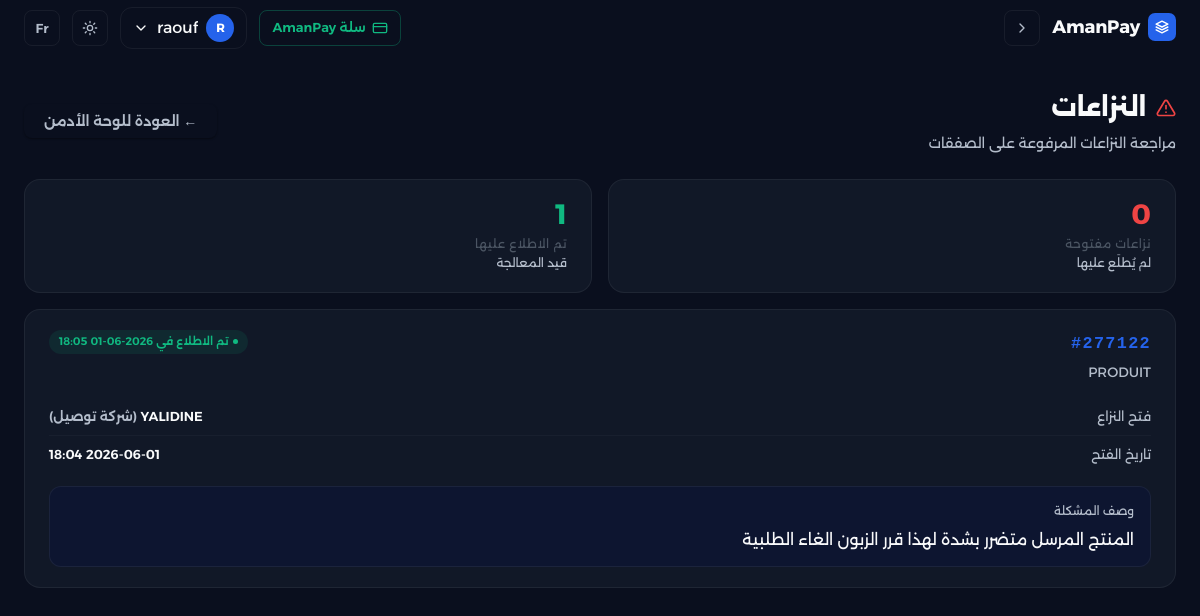
/admin-dashboard/disputes/ (signed in), run on the app's committed database.
### accounts/models.py (models this page shows, shortened)
class User(AbstractUser):
    class Role(models.TextChoices):
        BUYER = 'BUYER', _('مشتري')
        SELLER = 'SELLER', _('بائع')
        DELIVERY = 'DELIVERY', _('شركة توصيل')
    role = models.CharField(
        max_length=10,
        choices=Role.choices,
        verbose_name=_('الدور'),
    )
    phone = models.CharField(
        max_length=20,
        blank=True,
        verbose_name=_('رقم الهاتف'),
    )
    store_name = models.CharField(
        max_length=150,
        blank=True,
        verbose_name=_('اسم المتجر'),
    )
    store_description = models.TextField(
        blank=True,
        verbose_name=_('وصف المتجر'),
    )
    national_id = models.CharField(
        max_length=18,
        blank=True,
        null=True,
        verbose_name=_('رقم التعريف الوطني'),
    )
    commercial_register = models.CharField(
        max_length=20,
        blank=True,
        null=True,
        verbose_name=_('رقم السجل التجاري'),
    )
    company_name = models.CharField(
        max_length=150,
        blank=True,
        verbose_name=_('اسم شركة التوصيل'),
    )
    company_registration = models.CharField(
        max_length=100,
        blank=True,
        verbose_name=_('رقم تسجيل الشركة'),
    )
    is_verified = models.BooleanField(
        default=False,
        verbose_name=_('موثق'),
    )
    class Meta:
        verbose_name = _('مستخدم')
        verbose_name_plural = _('المستخدمون')

### transactions/models.py (models this page shows, shortened)
class Transaction(models.Model):
    class Status(models.TextChoices):
        PENDING = 'PENDING', _('في الانتظار')
        FUNDED = 'FUNDED', _('ممول')
        SHIPPED = 'SHIPPED', _('تم الشحن')
        DELIVERED = 'DELIVERED', _('تم التسليم')
        COMPLETED = 'COMPLETED', _('مكتمل')
        DISPUTED = 'DISPUTED', _('متنازع عليه')
        REFUNDED = 'REFUNDED', _('مسترجع')
        CANCELLED = 'CANCELLED', _('ملغى')
    code = models.CharField(
        max_length=6,
        unique=True,
        default=_generate_transaction_code,
        editable=False,
        verbose_name=_('كود المعاملة'),
    )
    seller = models.ForeignKey(
        settings.AUTH_USER_MODEL,
        on_delete=models.PROTECT,
        related_name='sales',
        verbose_name=_('البائع'),
    )
    buyer = models.ForeignKey(
        settings.AUTH_USER_MODEL,
        on_delete=models.SET_NULL,
        related_name='purchases',
        null=True,
        blank=True,
        verbose_name=_('المشتري'),
    )
    delivery_company = models.ForeignKey(
        settings.AUTH_USER_MODEL,
        on_delete=models.SET_NULL,
        null=True,
        blank=True,
        related_name='deliveries',
        verbose_name=_('شركة التوصيل'),
    )
    product_name = models.CharField(
        max_length=255,
        verbose_name=_('اسم المنتج'),
    )
    description = models.TextField(
        blank=True,
        verbose_name=_('الوصف'),
    )
    amount = models.DecimalField(
        max_digits=12,
        decimal_places=2,
        verbose_name=_('المبلغ'),
    )
    status = models.CharField(
        max_length=10,
        choices=Status.choices,
        default=Status.PENDING,
        verbose_name=_('الحالة'),
    )
    created_at = models.DateTimeField(auto_now_add=True, verbose_name=_('تاريخ الإنشاء'))
    updated_at = models.DateTimeField(auto_now=True, verbose_name=_('تاريخ التحديث'))
    release_date = models.DateTimeField(
        null=True,
        blank=True,
        verbose_name=_('تاريخ الإفراج عن المبلغ'),
    )
    dispute_reason = models.TextField(
        null=True,
        blank=True,
        verbose_name=_('وصف النزاع'),
    )
    dispute_opened_by = models.ForeignKey(
        settings.AUTH_USER_MODEL,
        on_delete=models.SET_NULL,
        null=True,
        blank=True,
        related_name='disputes_opened',
        verbose_name=_('فاتح النزاع'),
    )
    dispute_opened_at = models.DateTimeField(
        null=True,
        blank=True,
        verbose_name=_('تاريخ فتح النزاع'),
    )
    dispute_acknowledged_at = models.DateTimeField(
        null=True,
        blank=True,
        verbose_name=_('تاريخ الاطلاع على النزاع'),
    )
    dispute_acknowledged_by = models.ForeignKey(
        settings.AUTH_USER_MODEL,
        on_delete=models.SET_NULL,
        null=True,
        blank=True,
        related_name='disputes_acknowledged',
        verbose_name=_('من اطّلع على النزاع'),
    )
    class Meta:
        verbose_name = _('معاملة')
        verbose_name_plural = _('المعاملات')
        ordering = ['-created_at']

### accounts/views.py (the view)
# urls.py: path('admin-dashboard/disputes/', views.admin_disputes_view, name='admin_disputes'),
@staff_member_required(login_url='accounts:login')
def admin_disputes_view(request):
    from transactions.models import Transaction
    disputes = Transaction.objects.filter(
        status=Transaction.Status.DISPUTED
    ).select_related(
        'seller', 'buyer', 'delivery_company', 'dispute_opened_by'
    ).order_by('-dispute_opened_at')
    open_count = disputes.filter(dispute_acknowledged_at__isnull=True).count()
    acknowledged_count = disputes.filter(dispute_acknowledged_at__isnull=False).count()
    return render(request, 'accounts/admin_disputes.html', {
        'disputes':           disputes,
        'open_count':         open_count,
        'acknowledged_count': acknowledged_count,
    })

### templates/accounts/admin_disputes.html (shortened to what this page needs)
{% extends "base.html" %}
{% load i18n %}
{% block content %}
<div style="margin-bottom:24px; display:flex; align-items:center; justify-content:space-between; flex-wrap:wrap; gap:12px;">
  <div>
    <h1 style="font-size:1.55rem; font-weight:900; display:flex; align-items:center; gap:0.6rem;">
      {% trans "النزاعات" %}
    </h1>
    <p style="color:var(--text-secondary); font-size:0.87rem; margin-top:0.3rem;">{% trans "مراجعة النزاعات المرفوعة على الصفقات" %}</p>
  </div>
  <a href="{% url 'accounts:admin_dashboard' %}" class="btn btn-ghost">{% trans "← العودة للوحة الأدمن" %}</a>
</div>
<div style="display:grid; grid-template-columns:repeat(auto-fit,minmax(220px,1fr)); gap:16px; margin-bottom:16px;">
  <div class="stat-card">
    <div class="stat-value red">{{ open_count }}</div>
    <div class="stat-label">{% trans "نزاعات مفتوحة" %}</div>
    <div class="stat-sublabel">{% trans "لم يُطلَع عليها" %}</div>
  </div>
  <div class="stat-card">
    <div class="stat-value green">{{ acknowledged_count }}</div>
    <div class="stat-label">{% trans "تم الاطلاع عليها" %}</div>
    <div class="stat-sublabel">{% trans "قيد المعالجة" %}</div>
  </div>
</div>
{% if disputes %}
  {% for tx in disputes %}
  <div class="info-card">
    <div style="display:flex; align-items:flex-start; justify-content:space-between; flex-wrap:wrap; gap:12px; margin-bottom:14px;">
      <div>
        <a href="{% url 'transactions:detail' tx.pk %}" style="font-family:monospace; font-weight:700; letter-spacing:.08em; color:var(--blue-primary); text-decoration:none; font-size:1.05rem;">#{{ tx.code }}</a>
        <div style="color:var(--text-secondary); font-size:0.85rem; margin-top:0.25rem;">{{ tx.product_name }}</div>
      </div>
      {% if tx.dispute_acknowledged_at %}
        <span class="badge badge-completed">{% trans "تم الاطلاع في" %} {{ tx.dispute_acknowledged_at|date:"Y-m-d H:i" }}</span>
      {% else %}
        <span class="badge badge-pending">{% trans "جديد — لم يُطلَع عليه" %}</span>
      {% endif %}
    </div>
    <div class="info-row">
      <span class="info-label">{% trans "فتح النزاع" %}</span>
      <span class="info-value">{{ tx.dispute_opened_by.username|default:"—" }}{% if tx.dispute_opened_by %} <span class="text-muted">({{ tx.dispute_opened_by.get_role_display }})</span>{% endif %}</span>
    </div>
    <div class="info-row">
      <span class="info-label">{% trans "تاريخ الفتح" %}</span>
      <span class="info-value">{{ tx.dispute_opened_at|date:"Y-m-d H:i"|default:"—" }}</span>
    </div>
    <div style="margin-top:14px; padding:14px 16px; background:var(--bg-secondary); border:1px solid var(--border); border-radius:var(--radius-md);">
      <div style="font-size:0.75rem; color:var(--text-secondary); margin-bottom:6px;">{% trans "وصف المشكلة" %}</div>
      <div style="color:var(--text-primary); line-height:1.6; white-space:pre-wrap;">{{ tx.dispute_reason|default:"—" }}</div>
    </div>
  </div>
  {% endfor %}
{% endif %}
{% endblock %}

### templates/base.html (shortened to what this page needs)
{% load i18n %}
{% load static %}
<!DOCTYPE html>
<html lang="{{ LANGUAGE_CODE }}" dir="{% if LANGUAGE_CODE == 'ar' %}rtl{% else %}ltr{% endif %}">
<head>
  <link rel="stylesheet" href="{% static 'css/design-system.css' %}">
</head>
<body>
<nav class="navbar">
  {% load i18n %}{% get_current_language as CURRENT_LANG %}
  <div class="navbar-start">
    <a href="{% url 'accounts:home_redirect' %}" class="navbar-brand">
      <span class="brand-icon">
        <svg width="14" height="14" viewBox="0 0 24 24" fill="none" stroke="currentColor" stroke-width="2.5" stroke-linecap="round" stroke-linejoin="round"><path d="M12 2L2 7l10 5 10-5-10-5z"/><path d="M2 17l10 5 10-5"/><path d="M2 12l10 5 10-5"/></svg>
      </span>
      AmanPay
    </a>
    {% if request.resolver_match.url_name != 'landing' %}
      <button onclick="goBack()" type="button" class="navbar-btn" title="{% trans 'رجوع' %}">
        <svg class="icon-sm" viewBox="0 0 24 24" fill="none" stroke="currentColor" stroke-width="2" stroke-linecap="round" stroke-linejoin="round">
          {% if LANGUAGE_CODE == 'ar' %}<polyline points="9 18 15 12 9 6"/>{% else %}<polyline points="15 18 9 12 15 6"/>{% endif %}
        </svg>
      </button>
    {% endif %}
  </div>
  <div class="navbar-actions">
    {% if user.is_authenticated %}
      {% if user.is_staff %}
        <a href="{% url 'accounts:admin_platform_wallet' %}" class="btn-admin">
          <svg class="icon-sm" viewBox="0 0 24 24" fill="none" stroke="currentColor" stroke-width="2" stroke-linecap="round" stroke-linejoin="round"><rect x="2" y="5" width="20" height="14" rx="2"/><line x1="2" y1="10" x2="22" y2="10"/></svg>
          {% trans "سلة AmanPay" %}
        </a>
      {% endif %}
      <div class="user-dropdown" id="userDropdown">
        <button type="button" class="user-dropdown-toggle" aria-haspopup="true" aria-expanded="false">
          <span class="navbar-avatar">{{ user.username|first|upper }}</span>
          <span class="navbar-user-name">{{ user.username }}</span>
          <svg class="icon-sm" viewBox="0 0 24 24" fill="none" stroke="currentColor" stroke-width="2" stroke-linecap="round" stroke-linejoin="round"><polyline points="6 9 12 15 18 9"/></svg>
        </button>
      </div>
    {% endif %}
    <button id="themeToggle" class="navbar-btn" type="button"
            title="{% trans 'تبديل المظهر' %}" aria-label="{% trans 'تبديل المظهر' %}">
      <svg class="icon-sun icon-sm" viewBox="0 0 24 24" fill="none" stroke="currentColor" stroke-width="2" stroke-linecap="round" stroke-linejoin="round"><circle cx="12" cy="12" r="4"/><path d="M12 2v2M12 20v2M4.93 4.93l1.41 1.41M17.66 17.66l1.41 1.41M2 12h2M20 12h2M6.34 17.66l-1.41 1.41M19.07 4.93l-1.41 1.41"/></svg>
    </button>
    {% if CURRENT_LANG == 'fr' %}
      <form action="/i18n/setlang/" method="post" style="display:inline">
        {% csrf_token %}
        <input name="next" type="hidden" value="{{ request.get_full_path|slice:'3:' }}">
        <input name="language" type="hidden" value="ar">
        <button class="navbar-btn" type="submit">ع</button>
      </form>
    {% else %}
      <form action="/i18n/setlang/" method="post" style="display:inline">
        <button class="navbar-btn" type="submit">Fr</button>
      </form>
    {% endif %}
  </div>
</nav>
<div class="main">
  {% block content %}{% endblock %}
</div>
  {% get_current_language as CURRENT_LANG %}
    {% get_current_language as LANG %}
</body>
</html>

### templates/base.html (style rules this page uses)
*, *::before, *::after { box-sizing: border-box; margin: 0; padding: 0; }
:root { --shadow-xs: 0 1px 2px rgba(0,0,0,0.4); --bg: var(--bg-primary); --bg2: var(--bg-secondary); --bg3: #1E2A3B; --surface: rgba(255,255,255,0.03); --surface-h: rgba(255,255,255,0.05); --border-h: var(--border-active); --indigo: var(--blue-primary); --indigo-h: #1D4ED8; --indigo-s: var(--blue-light); --green-s: #34D399; --text: var(--text-primary); --muted: var(--text-muted); --muted-l: var(--text-secondary); --radius: var(--radius-lg); --blur: 0px; --shadow: var(--shadow-md); --shadow-lg: 0 20px 60px rgba(0,0,0,0.6); --glow-i: var(--shadow-blue); --glow-g: 0 0 30px rgba(16,185,129,0.15); }
body { font-family: var(--font-family); background: var(--bg-primary); color: var(--text-primary); min-height: 100vh; line-height: 1.6; -webkit-font-smoothing: antialiased; }
.main { max-width: 1200px; margin: 0 auto; padding: 32px 24px; }
.btn { display: inline-flex; align-items: center; justify-content: center; gap: 6px; padding: 10px 20px; border-radius: var(--radius-sm); font-family: inherit; font-size: 0.875rem; font-weight: 600; cursor: pointer; border: none; text-decoration: none; transition: var(--transition); white-space: nowrap; }
.btn { box-shadow: var(--shadow-xs); }
.text-muted { color: var(--text-secondary) !important; }

### data on the page
User: username|first "R", username "raouf"
Transaction: code "277122", product_name "PRODUIT", dispute_acknowledged_at "2026-06-01 18:05", dispute_opened_by.username "YALIDINE", dispute_opened_by.role "شركة توصيل", dispute_opened_at "2026-06-01 18:04", dispute_reason "المنتج المرسل متضرر بشدة لهذا قرر الزبون الغاء الطلبية"

### other printed values
{{ open_count }} "0"
{{ acknowledged_count }} "1"
